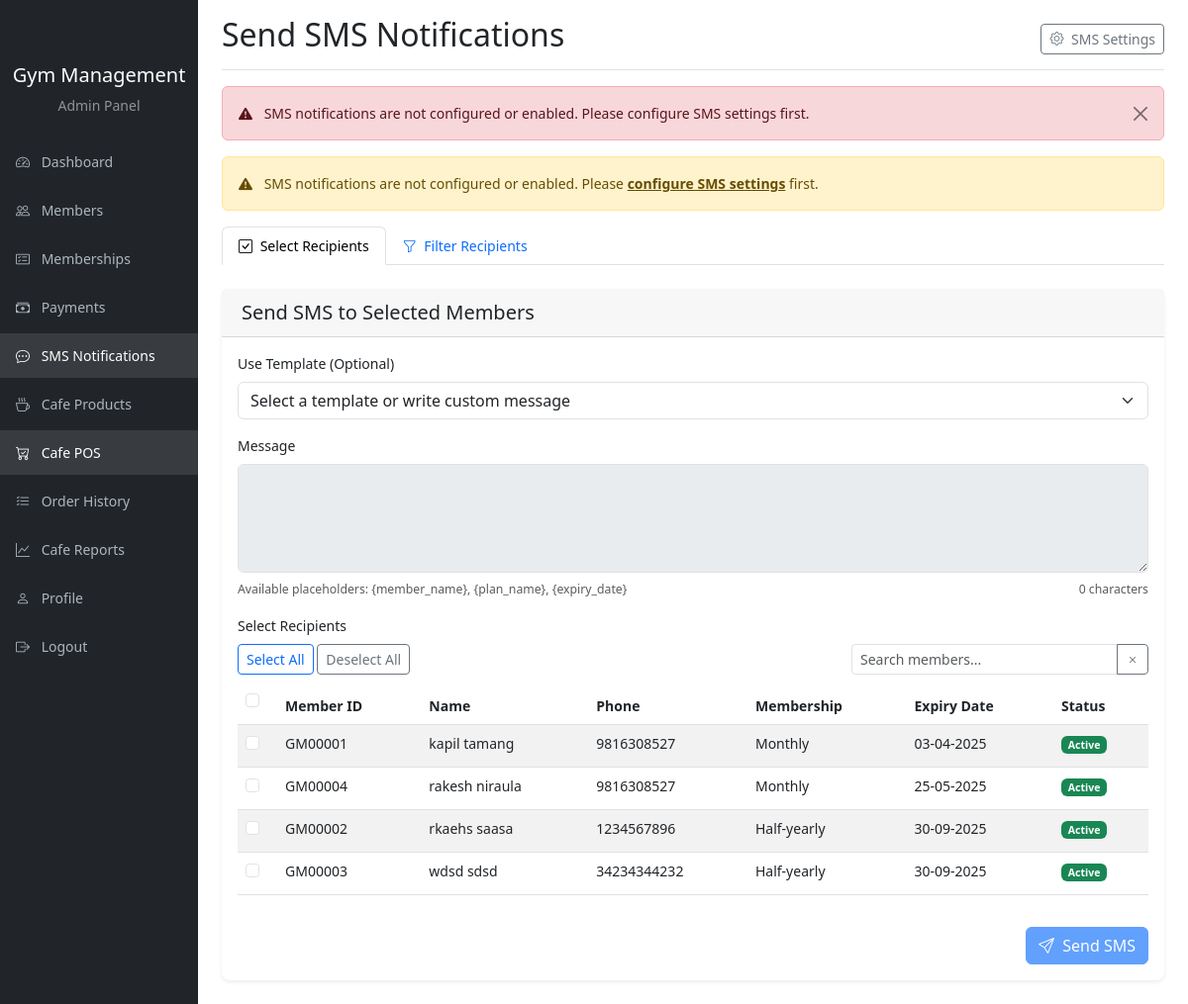
Page /admin/send-sms.php (signed in) on the committed database.
### tables this page shows
CREATE TABLE `gym_members` (
  `id` int(11) NOT NULL,
  `member_id` varchar(20) NOT NULL COMMENT 'Custom member ID for display',
  `first_name` varchar(50) NOT NULL,
  `last_name` varchar(50) NOT NULL,
  `email` varchar(100) NOT NULL,
  `phone` varchar(20) NOT NULL,
  `gender` enum('male','female','other') NOT NULL,
  `date_of_birth` date DEFAULT NULL,
  `address` text DEFAULT NULL,
  `emergency_contact_name` varchar(100) DEFAULT NULL,
  `emergency_contact_phone` varchar(20) DEFAULT NULL,
  `membership_id` int(11) DEFAULT NULL,
  `membership_start_date` date DEFAULT NULL,
  `membership_end_date` date DEFAULT NULL,
  `status` enum('active','inactive','pending') DEFAULT 'active',
  `notes` text DEFAULT NULL,
  `profile_image` varchar(255) DEFAULT NULL,
  `created_at` timestamp NOT NULL DEFAULT current_timestamp(),
  `updated_at` timestamp NOT NULL DEFAULT current_timestamp() ON UPDATE current_timestamp()
);

CREATE TABLE `membership_plans` (
  `id` int(11) NOT NULL,
  `name` varchar(100) NOT NULL,
  `duration` int(11) NOT NULL COMMENT 'Duration in days',
  `price` decimal(10,2) NOT NULL,
  `description` text DEFAULT NULL,
  `status` enum('active','inactive') DEFAULT 'active',
  `created_at` timestamp NOT NULL DEFAULT current_timestamp(),
  `updated_at` timestamp NOT NULL DEFAULT current_timestamp() ON UPDATE current_timestamp()
);

### admin/send-sms.php (the view, shortened to what this page needs)
<?php
require_once '../includes/db.php';
$error = '';
$members = [];
$config_query = "SELECT * FROM sms_config WHERE is_active = 1 LIMIT 1";
$config_result = $conn->query($config_query);
$sms_enabled = ($config_result && $config_result->num_rows > 0);
if (!$sms_enabled) {
    $error = "SMS notifications are not configured or enabled. Please configure SMS settings first.";
}
$members_query = "
    SELECT m.id, m.member_id, m.first_name, m.last_name, m.phone, m.status,
           mp.name as plan_name, m.membership_end_date
    FROM gym_members m
    LEFT JOIN membership_plans mp ON m.membership_id = mp.id
    WHERE m.phone IS NOT NULL AND m.phone != ''
    ORDER BY m.first_name, m.last_name
";
$members_result = $conn->query($members_query);
if ($members_result && $members_result->num_rows > 0) {
    while ($member = $members_result->fetch_assoc()) {
        $members[] = $member;
    }
}
?>
<!DOCTYPE html>
<html lang="en">
<head>
    <link href="https://cdn.jsdelivr.net/npm/bootstrap@5.3.0/dist/css/bootstrap.min.css" rel="stylesheet">
    <link rel="stylesheet" href="https://cdn.jsdelivr.net/npm/bootstrap-icons@1.10.0/font/bootstrap-icons.css">
    <link rel="stylesheet" href="../assets/css/admin.css">
</head>
<body>
    <div class="container-fluid">
        <div class="row">
            <?php include 'sidebar.php'; ?>
            <main class="col-md-9 ms-sm-auto col-lg-10 px-md-4">
                <div class="d-flex justify-content-between flex-wrap flex-md-nowrap align-items-center pt-3 pb-2 mb-3 border-bottom">
                    <h1 class="h2">Send SMS Notifications</h1>
                    <div class="btn-toolbar mb-2 mb-md-0">
                        <a href="sms-settings.php" class="btn btn-sm btn-outline-secondary">
                            <i class="bi bi-gear me-1"></i> SMS Settings
                        </a>
                    </div>
                </div>
                <?php if (!empty($error)): ?>
                    <div class="alert alert-danger alert-dismissible fade show" role="alert">
                        <i class="bi bi-exclamation-triangle-fill me-2"></i>
                        <?php echo $error; ?>
                        <button type="button" class="btn-close" data-bs-dismiss="alert" aria-label="Close"></button>
                    </div>
                <?php endif; ?>
                <?php if (!$sms_enabled): ?>
                    <div class="alert alert-warning">
                        <i class="bi bi-exclamation-triangle-fill me-2"></i>
                        SMS notifications are not configured or enabled. Please <a href="sms-settings.php" class="alert-link">configure SMS settings</a> first.
                    </div>
                <?php endif; ?>
                <ul class="nav nav-tabs mb-4" id="smsSendingTabs" role="tablist">
                    <li class="nav-item" role="presentation">
                        <button class="nav-link active" id="select-tab" data-bs-toggle="tab" data-bs-target="#select-tab-pane" type="button" role="tab" aria-controls="select-tab-pane" aria-selected="true">
                            <i class="bi bi-check-square me-1"></i> Select Recipients
                        </button>
                    </li>
                    <li class="nav-item" role="presentation">
                        <button class="nav-link" id="filter-tab" data-bs-toggle="tab" data-bs-target="#filter-pane" type="button" role="tab" aria-controls="filter-pane" aria-selected="false">
                            <i class="bi bi-funnel me-1"></i> Filter Recipients
                        </button>
                    </li>
                </ul>
                <div class="tab-content" id="smsSendingTabsContent">
                    <div class="tab-pane fade show active" id="select-tab-pane" role="tabpanel" aria-labelledby="select-tab" tabindex="0">
                        <div class="card">
                            <div class="card-header">
                                <h5 class="card-title mb-0">Send SMS to Selected Members</h5>
                            </div>
                            <div class="card-body">
                                <form method="POST" action="" id="selectMembersForm">
                                    <div class="mb-3">
                                        <label for="template_select" class="form-label">Use Template (Optional)</label>
                                        <select class="form-select" id="template_select" onchange="loadTemplate(this.value)">
                                            <option value="">Select a template or write custom message</option>
                                        </select>
                                    </div>
                                    <div class="mb-3">
                                        <label for="message" class="form-label">Message</label>
                                        <textarea class="form-control" id="message" name="message" rows="4" required <?php echo !$sms_enabled ? 'disabled' : ''; ?>></textarea>
                                        <div class="d-flex justify-content-between mt-1">
                                            <div class="form-text">
                                                Available placeholders: {member_name}, {plan_name}, {expiry_date}
                                            </div>
                                            <div class="form-text">
                                                <span id="charCount">0</span> characters
                                            </div>
                                        </div>
                                    </div>
                                    <div class="mb-3">
                                        <label class="form-label">Select Recipients</label>
                                        <div class="d-flex justify-content-between mb-2">
                                            <div>
                                                <button type="button" class="btn btn-sm btn-outline-primary" id="selectAllBtn">Select All</button>
                                                <button type="button" class="btn btn-sm btn-outline-secondary" id="deselectAllBtn">Deselect All</button>
                                            </div>
                                            <div class="input-group" style="max-width: 300px;">
                                                <input type="text" class="form-control form-control-sm" id="memberSearch" placeholder="Search members...">
                                                <button class="btn btn-outline-secondary btn-sm" type="button" id="clearSearchBtn">
                                                    <i class="bi bi-x"></i>
                                                </button>
                                            </div>
                                        </div>
                                        <div class="table-responsive" style="max-height: 400px; overflow-y: auto;">
                                            <table class="table table-striped table-hover">
                                                <thead class="sticky-top bg-light">
                                                    <tr>
                                                        <th width="40">
                                                            <div class="form-check">
                                                                <input class="form-check-input" type="checkbox" id="selectAll">
                                                            </div>
                                                        </th>
                                                        <th>Member ID</th>
                                                        <th>Name</th>
                                                        <th>Phone</th>
                                                        <th>Membership</th>
                                                        <th>Expiry Date</th>
                                                        <th>Status</th>
                                                    </tr>
                                                </thead>
                                                <tbody>
                                                    <?php if (count($members) > 0): ?>
                                                        <?php foreach ($members as $member): ?>
                                                            <tr class="member-row">
                                                                <td>
                                                                    <div class="form-check">
                                                                        <input class="form-check-input member-checkbox" type="checkbox" name="selected_members[]" value="<?php echo $member['id']; ?>">
                                                                    </div>
                                                                </td>
                                                                <td><?php echo htmlspecialchars($member['member_id']); ?></td>
                                                                <td><?php echo htmlspecialchars($member['first_name'] . ' ' . $member['last_name']); ?></td>
                                                                <td><?php echo htmlspecialchars($member['phone']); ?></td>
                                                                <td><?php echo htmlspecialchars($member['plan_name'] ?? 'None'); ?></td>
                                                                <td>
                                                                    <?php if ($member['membership_end_date']): ?>
                                                                        <?php echo date('d-m-Y', strtotime($member['membership_end_date'])); ?>
                                                                    <?php else: ?>
                                                                        N/A
                                                                    <?php endif; ?>
                                                                </td>
                                                                <td>
                                                                    <span class="badge <?php
                                                                        echo $member['status'] === 'active' ? 'bg-success' :
                                                                            ($member['status'] === 'inactive' ? 'bg-danger' : 'bg-warning');
                                                                    ?>">
                                                                        <?php echo ucfirst($member['status']); ?>
                                                                    </span>
                                                                </td>
                                                            </tr>
                                                        <?php endforeach; ?>
                                                    <?php else: ?>
                                                        <tr>
                                                            <td colspan="7" class="text-center">No members found</td>
                                                        </tr>
                                                    <?php endif; ?>
                                                </tbody>
                                            </table>
                                        </div>
                                    </div>
                                    <div class="d-grid gap-2 d-md-flex justify-content-md-end">
                                        <button type="submit" name="send_sms" class="btn btn-primary" <?php echo !$sms_enabled ? 'disabled' : ''; ?>>
                                            <i class="bi bi-send me-1"></i> Send SMS
                                        </button>
                                    </div>
                                </form>
                            </div>
                        </div>
                    </div>
                </div>
            </main>
        </div>
    </div>
</body>
</html>

### assets/css/admin.css (style rules this page uses)
body { font-size: .875rem; }
.card { margin-bottom: 1.5rem; box-shadow: 0 0.125rem 0.25rem rgba(0, 0, 0, 0.075); border: none; border-radius: 0.5rem; }
.card-header { background-color: rgba(0, 0, 0, 0.03); border-bottom: 1px solid rgba(0, 0, 0, 0.125); padding: 0.75rem 1.25rem; }
.table-responsive { overflow-x: auto; -webkit-overflow-scrolling: touch; }

### rows in the picture
gym_members: member "GM00001", first_name+last_name "kapil tamang", phone "9816308527", membership.name "Monthly", membership_end_date "03-04-2025", status "Active"
gym_members: member "GM00004", first_name+last_name "rakesh niraula", phone "9816308527", membership.name "Monthly", membership_end_date "25-05-2025", status "Active"
gym_members: member "GM00002", first_name+last_name "rkaehs saasa", phone "1234567896", membership.name "Half-yearly", membership_end_date "30-09-2025", status "Active"
gym_members: member "GM00003", first_name+last_name "wdsd sdsd", phone "34234344232", membership.name "Half-yearly", membership_end_date "30-09-2025", status "Active"

### other values in the picture
$error "SMS notifications are not configured or enabled. Please configure SMS settings first."
